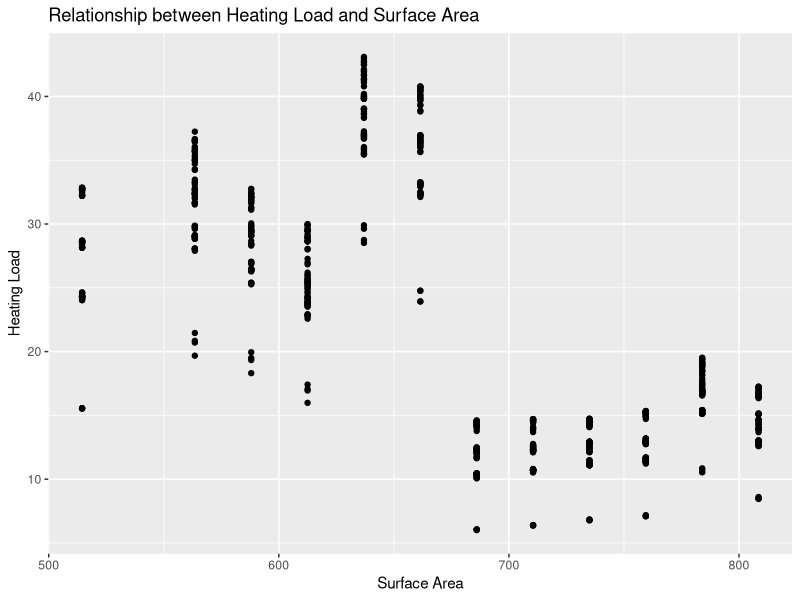
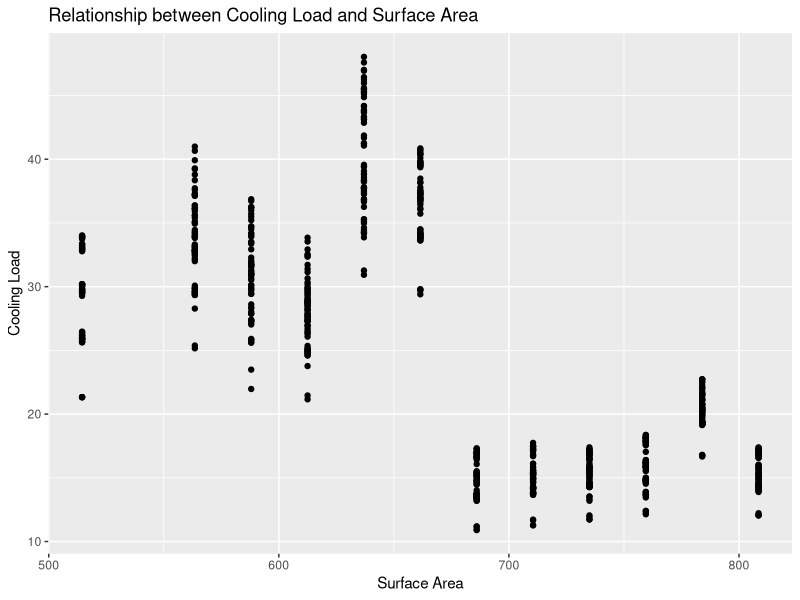
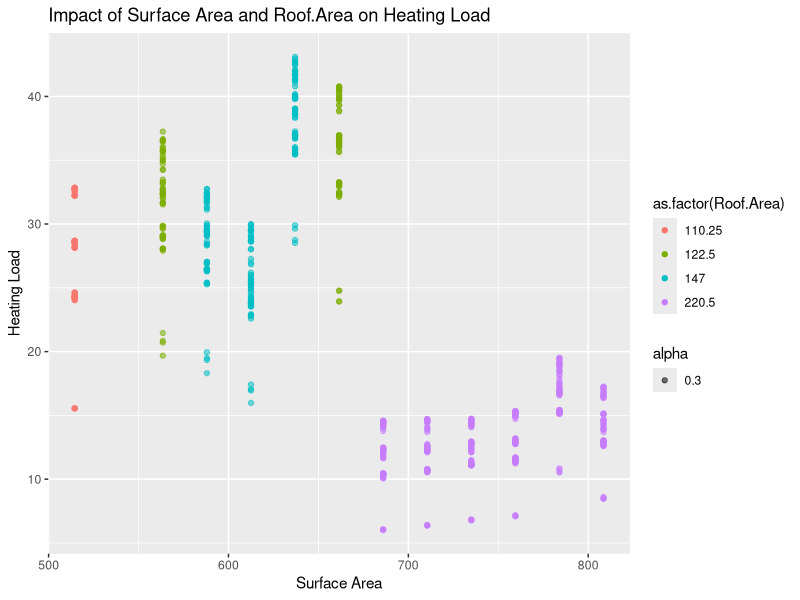
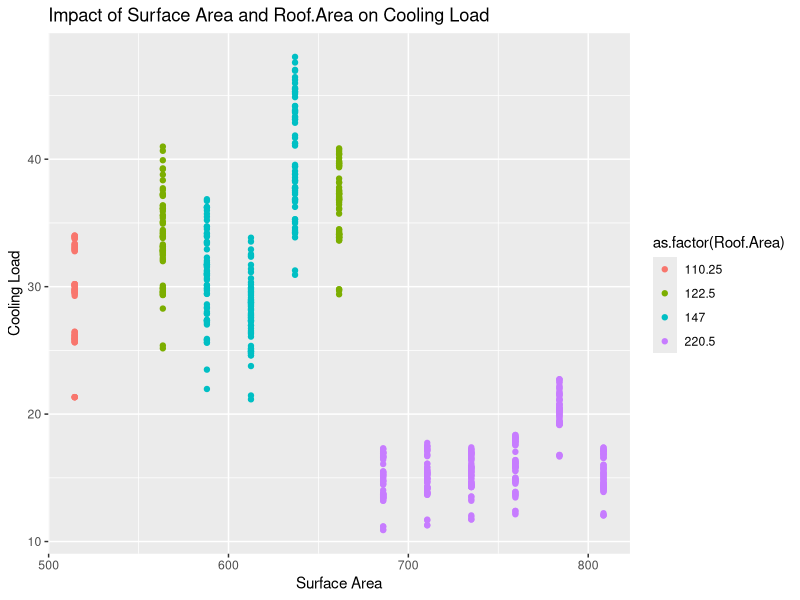
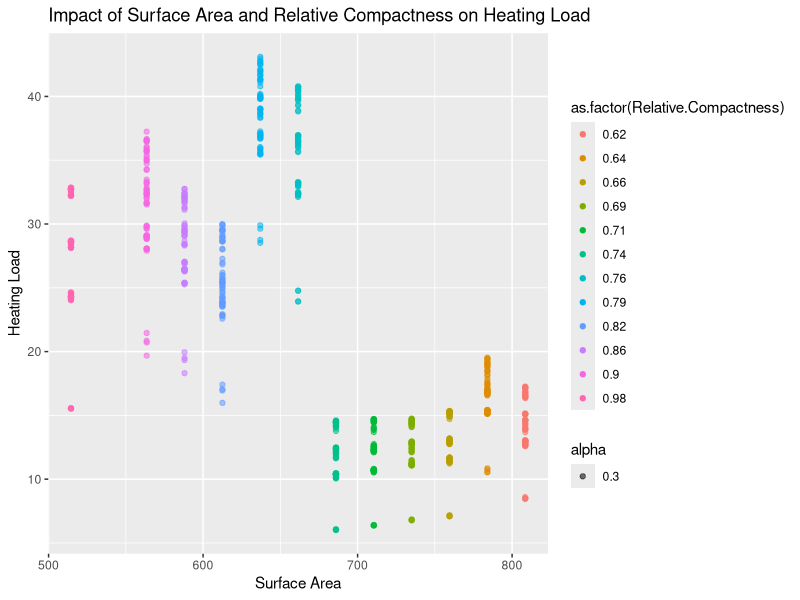
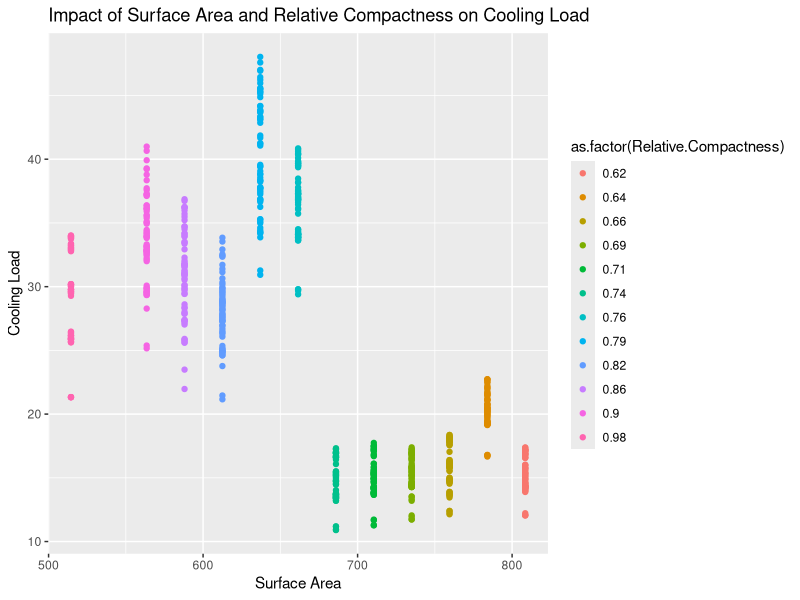
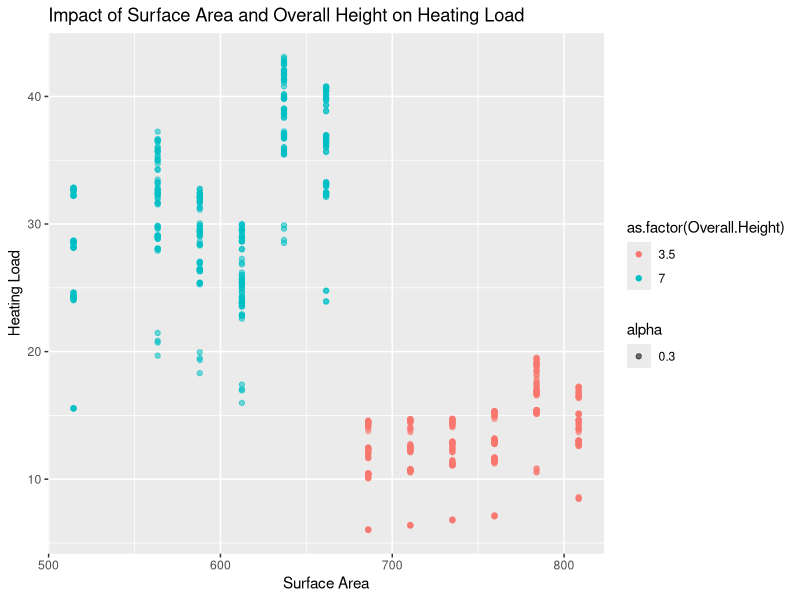
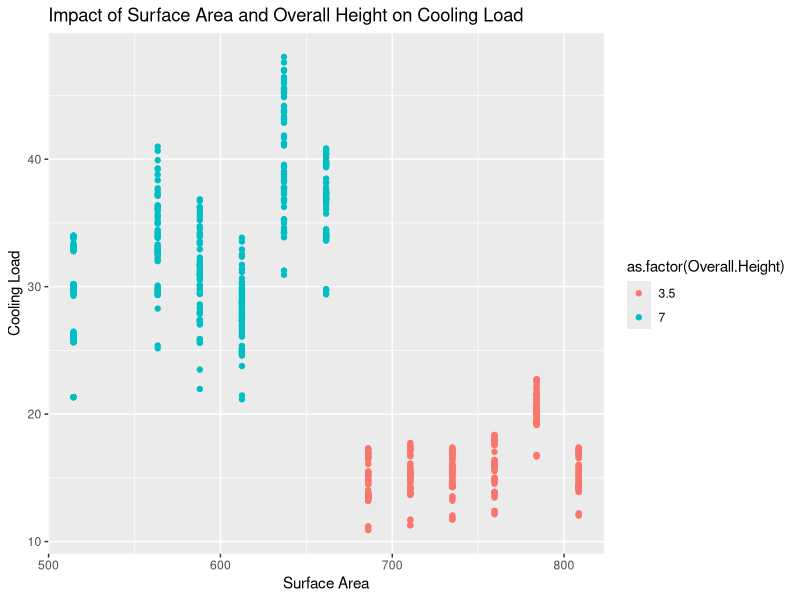

The R source for these figures, in order:
## ---- chunk 1
library(ggplot2)
  # Read the dataset
  energy = read.csv("EnergyEfficiencyData.csv", header = TRUE, stringsAsFactors = FALSE)
## ---- chunk 2
  # Review the names of the columns or the features
  names(energy)
## ---- chunk 3
  # Print a summary of the datatypes in the data.
  str(energy)
## ---- chunk 4
  # Quick check to see if there are any NA's in the data
  summary(is.na(energy))
## ---- chunk 5
      #Scatter plot of the Heating/Cooling Load and Surface Area
      ggplot(energy, aes(y = Heating.Load, x = Surface.Area))+ geom_point() + xlab("Surface Area") + ylab("Heating Load") + ggtitle("Relationship between Heating Load and Surface Area")
      ggplot(energy, aes(y = Cooling.Load, x = Surface.Area))+ geom_point() + xlab("Surface Area") + ylab("Cooling Load") + ggtitle("Relationship between Cooling Load and Surface Area")
      
## ---- chunk 6
      #Scatter Plot of Heating and Cooling Load and Surface Area with Orientation as a factor
      ggplot(energy, aes(y = Heating.Load, x = Surface.Area)) + geom_point(aes(color = as.factor(Roof.Area), alpha = 0.3)) + xlab("Surface Area") + ylab("Heating Load") + ggtitle("Impact of Surface Area and Roof.Area on Heating Load")
      
      ggplot(energy, aes(y = Cooling.Load, x = Surface.Area)) + geom_point(aes(color = as.factor(Roof.Area))) + xlab("Surface Area") + ylab("Cooling Load") + ggtitle("Impact of Surface Area and Roof.Area on Cooling Load")
## ---- chunk 7
      ggplot(energy, aes(y = Heating.Load, x = Surface.Area)) + geom_point(aes(color = as.factor(Relative.Compactness), alpha = 0.3)) + xlab("Surface Area") + ylab("Heating Load") + ggtitle("Impact of Surface Area and Relative Compactness on Heating Load ")
      
      ggplot(energy, aes(y = Cooling.Load, x = Surface.Area)) + geom_point(aes(color = as.factor(Relative.Compactness))) + xlab("Surface Area") + ylab("Cooling Load") + ggtitle("Impact of Surface Area and Relative Compactness on Cooling Load ")
## ---- chunk 8
      ggplot(energy, aes(y = Heating.Load, x = Surface.Area)) + geom_point(aes(color = as.factor(Overall.Height), alpha = 0.3)) + xlab("Surface Area") + ylab("Heating Load") + ggtitle("Impact of Surface Area and Overall Height on Heating Load ")
      
      ggplot(energy, aes(y = Cooling.Load, x = Surface.Area)) + geom_point(aes(color = as.factor(Overall.Height))) + xlab("Surface Area") + ylab("Cooling Load") + ggtitle("Impact of Surface Area and Overall Height on Cooling Load ")
## ---- chunk 9
      ggplot(energy, aes(y = Heating.Load, x = Surface.Area)) + geom_point(aes(color = as.factor(Orientation))) + xlab("Surface Area") + ylab("Heating Load") + ggtitle("Impact of Surface Area and Orientation on Heating Load ")
      
      ggplot(energy, aes(y = Cooling.Load, x = Surface.Area)) + geom_point(aes(color = as.factor(Orientation))) + xlab("Surface Area") + ylab("Cooling Load") + ggtitle("Impact of Surface Area and Orientation on Cooling Load ")
